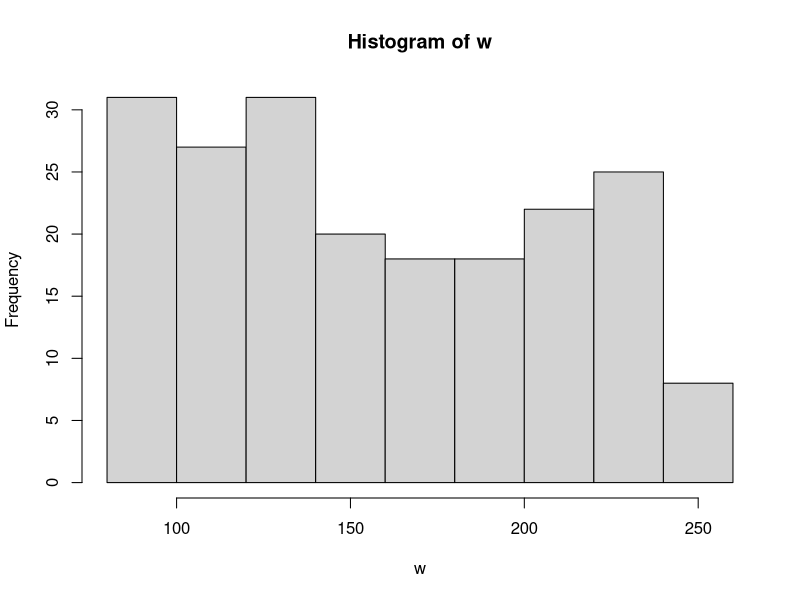
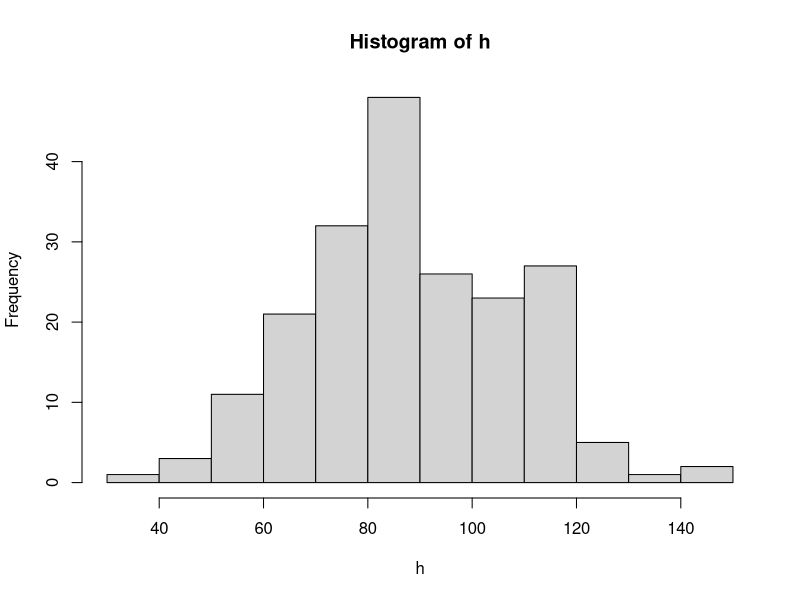
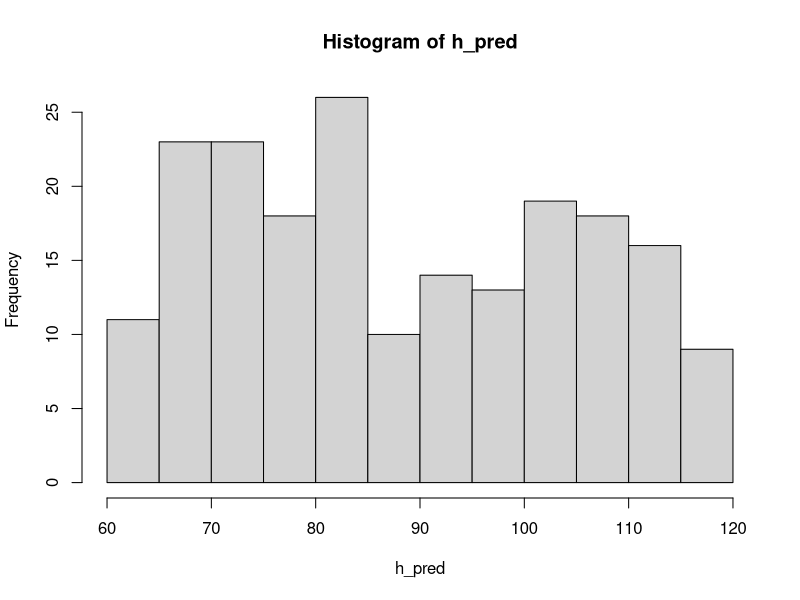
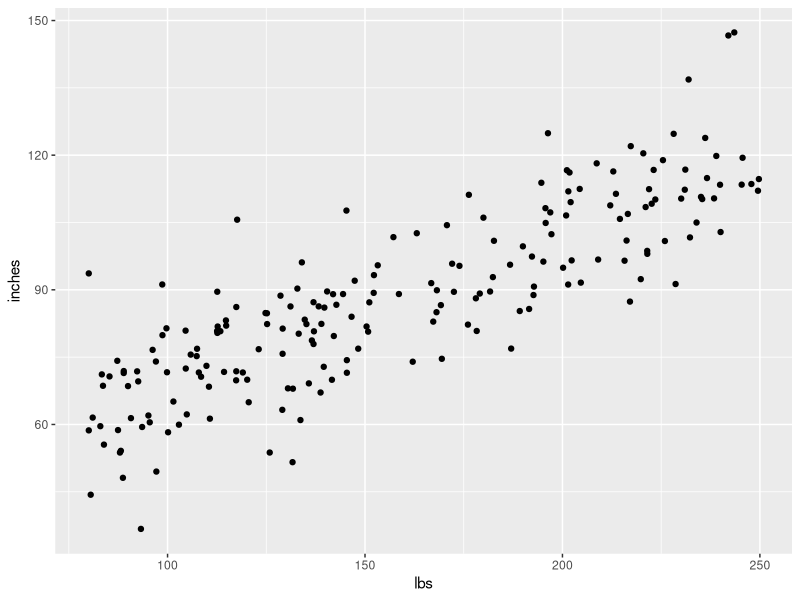
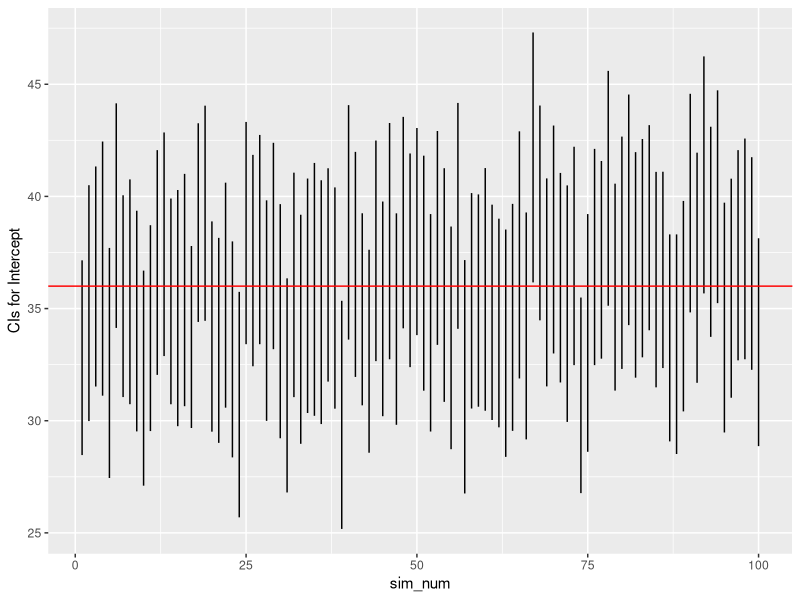
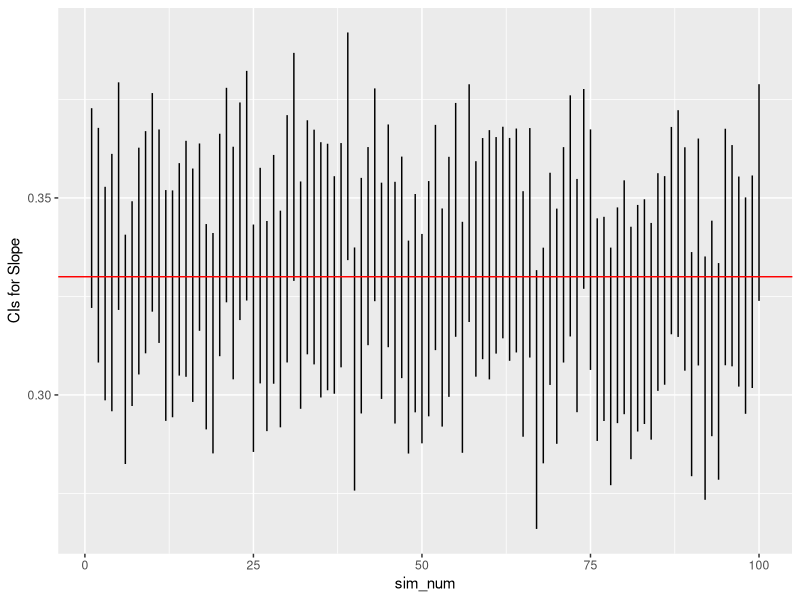
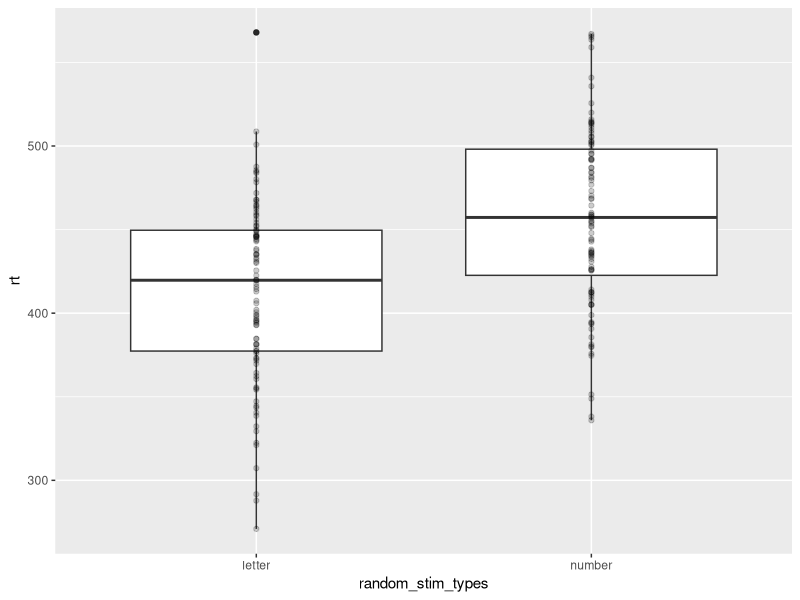
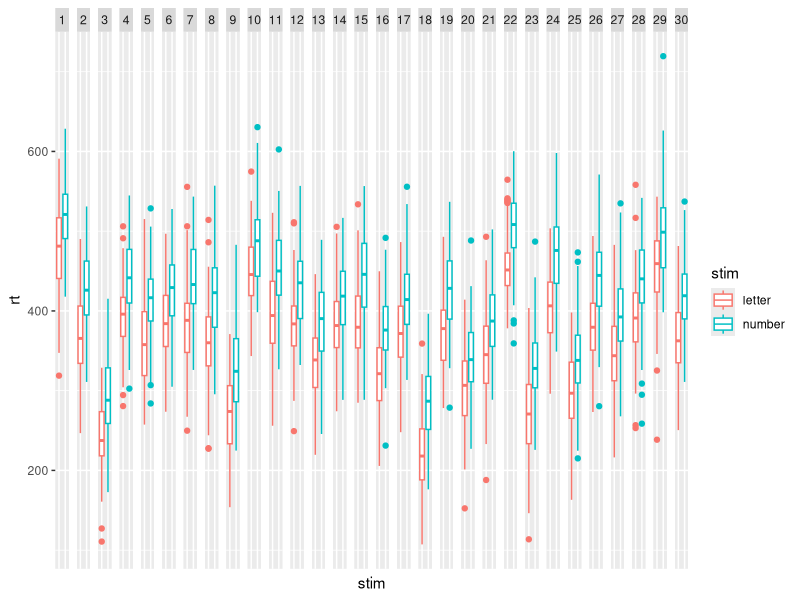

The R source for these figures, in order:
## ---- chunk 1
knitr::opts_chunk$set(echo = FALSE, 
                      fig.align = "center",
                      out.width = "900px",
                      cache = TRUE)
## ---- chunk 2
# choose sample size
sample_n <- 200

# choose intercept and slope
beta0 <- 36   # inches
beta1 <- 0.33  # Rick's guess

# choose standard deviation for error
sigma <- 10 # Rick's guess
## ---- chunk 3
# random weights between 80 lbs and 250 lbs (uniform sampling)
w <- runif(n = sample_n, min = 80, max = 250)

h_pred <- rep(x = beta0, n = sample_n) + beta1 * w
h <- h_pred + rnorm(n = sample_n, mean = 0, sd = sigma)
## ---- chunk 4
library(ggplot2)
library(dplyr)

hist(w)
hist(h)
hist(h_pred)
## ---- chunk 5
# Put h and w into data frame for ggplot
height_weight <- data.frame(inches = h, lbs = w)

# Plot
scatter_1 <- ggplot2::ggplot(data = height_weight) +
  ggplot2::aes(x = lbs, y = inches) +
  ggplot2::geom_point()
scatter_1
## ---- chunk 6

# Could use the raw data
# cor.test(x = w, y = h)
# Or, to use the values in the data frame, use with(...)

with(height_weight, cor.test(x = inches, y = lbs))
## ---- chunk 7
# Save output as a variable
cor_test_inches_lbs <- with(height_weight, cor.test(x = inches, y = lbs))

# What sort of beast is this?
mode(cor_test_inches_lbs)
## ---- chunk 8
# Aha, it's a list, this shows me all of the parts
unlist(cor_test_inches_lbs)

# Looks like the t value is the first element
cor_test_inches_lbs[[1]]
## ---- chunk 9
fit <- lm(formula = inches ~ lbs, data = height_weight)
summary(fit) # Use lm() command to fit formula
(ci <- confint(fit)) # confint() command fits confidence intervals
## ---- chunk 10
# random weights between 80 lbs and 250 lbs (uniform sampling)
w <- runif(n = sample_n, min = 80, max = 250)

h_pred <- rep(x = beta0, n = sample_n) + beta1 * w
h <- h_pred + rnorm(n = sample_n, mean = 0, sd = sigma)
height_weight <- data.frame(inches = h, lbs = w)

fit <- lm(formula = inches ~ lbs, data = height_weight)
summary(fit)
(ci <- confint(fit)) # saves in variable ci and prints
## ---- chunk 11

# define global constants from prior simulation
sample_n = 200
beta0 = 36
beta1 = .33
sigma = 10
min_x = 80
max_x = 250
## ---- chunk 12
height_weight_sim <- function(sample_n = 200, beta0 = 36, beta1 = .33, sigma = 10, min_x = 80, max_x = 250) {
  # Calculates correlation, intercept, slope estimates for
  # linear relation between two variables
  
  # Args:
  #   sample_n: Number of sample poings, default is 200
  #   beta0: Intercept, default is 36 (inches)
  #   beta1: Slope, default is .33
  #   sigma: Standard deviation of error
  #   min_x: Minimum value for x (weight in lbs)
  #   max_x: Maximum value for x (weight in lbs)
  #
  # Returns:
  #   Named array with values
  #   beta0
  #   beta1
  #   beta0.lo: 2.5% quantile for intercept
  #   beta0.hi  97.5% quantile for intercept
  #   beta1.lo  2.5% quantile for slope
  #   beta1.hi  97.5% quantile for slope

  w <- runif(n = sample_n, min = min_x, max = max_x)

  h_pred <- rep(x = beta0, n = sample_n) + beta1 * w
  h <- h_pred + rnorm(n = sample_n, mean = 0, sd = sigma)
  height.weight <- data.frame(inches = h, lbs = w)

  fit <- lm(formula = inches ~ lbs, data = height.weight)
  ci <- confint(fit)
  
  # Create output vector with named values
  (results <- c("beta0" = beta0, 
    "beta1"= beta1, 
    "beta0.lo" = ci[1,1],
    "beta0.hi" = ci[1,2],
    "beta1.lo" = ci[2,1],
    "beta1.hi" = ci[2,2]))
}
## ---- chunk 13
# Defaults only
height_weight_sim()

# Larger sample size
height_weight_sim(sample_n = 500)
## ---- chunk 14
n_simulations = 100
n_vars = 6 # variables height_weight_sim() outputs

# initialize output array
height_weight_sim_data <- array(0, dim=c(n_simulations, n_vars))

# Repeat height_weight_sim() n_simulations times
for (i in 1:n_simulations) { 
  height_weight_sim_data[i,] <- height_weight_sim()
  }
## ---- chunk 15

# Easier to make simulation data a data frame
ht_wt_sims <- as.data.frame(height_weight_sim_data)

# rename variables to be more easily read
names(ht_wt_sims) <- c("beta0", "beta1", 
                       "beta0.lo", "beta0.hi",
                       "beta1.lo", "beta1.hi")

# Add a variable to index the simulation number
ht_wt_sims$sim_num <- 1:n_simulations

# Plot beta0 min and max (now called V3, V4)
ggplot(data = ht_wt_sims) +
  aes(x = sim_num) +
  geom_linerange(mapping = aes(ymin = beta0.lo,
                                ymax = beta0.hi)) +
  ylab("CIs for Intercept") +
  geom_hline(yintercept = beta0, color = "red")
## ---- chunk 16
# Plot beta1 min and max (now called V5, V6)
ggplot(data = ht_wt_sims) +
  aes(x = sim_num) +
  geom_linerange(mapping = aes(ymin = beta1.lo,
                                ymax = beta1.hi)) +
  ylab("CIs for Slope") +
  geom_hline(yintercept = beta1, color = "red")
## ---- chunk 17
# Simulation parameters
n_subs = 30
trials_per_cond = 100

letters_numbers_rt_diff = 50 # ms
rt_mean_across_subs = 350
sigma = 50
cond_labels = c("letter", "number")
cond_rts <- c("letter" = 0, "number" = letters_numbers_rt_diff)

stim_types <- factor(x = rep(x = c(1,2), 
                             trials_per_cond), 
                     labels = cond_labels)

#sample(factor(x=rep(c("letter", "number"), 100)), 200)
random_stim_types <- sample(stim_types, trials_per_cond*length(cond_labels))

mean_sub_rt <- rnorm(n = 1, mean = rt_mean_across_subs, sd = sigma)
trial_rt <- array(0, dim = length(random_stim_types))

# Generate RTs based on trial, condition
for (t in 1:length(random_stim_types)) {
  trial_rt[t] <- mean_sub_rt + cond_rts[random_stim_types[t]] + 
    rnorm(n = 1, mean = 0, sd = sigma)
}

# Make data frame
letter_number_df <- data.frame(trial = 1:length(random_stim_types), 
                               stim = random_stim_types, 
                               rt = trial_rt)

letter_number_df %>%
  ggplot(.) +
  aes(x = random_stim_types, y = rt) +
  geom_boxplot() +
  geom_point(alpha = .2)
## ---- chunk 18
simulate_sub_rt <- function(trials_per_cond = 100,
                            letters_numbers_rt_diff = 50,
                            rt_mean_across_subs = 350, 
                            sigma = 50) {
  
  cond_rts <- c("letter" = 0, 
                "number" = letters_numbers_rt_diff)
  stim_types <- factor(x = rep(x = c(1,2),
                               trials_per_cond), 
                       labels = c("letter", "number"))
  random_stim_types <- sample(stim_types, 2*trials_per_cond)

  mean_sub_rt <- rnorm(n = 1, 
                       mean = rt_mean_across_subs, 
                       sd = sigma)
  trial_rt <- array(0, dim = length(random_stim_types))

  # Generate RTs based on trial, condition
  for (t in 1:length(random_stim_types)) {
    trial_rt[t] <- mean_sub_rt + cond_rts[random_stim_types[t]] +
      rnorm(n = 1, mean = 0, sd = sigma)
    }

  # Make data frame
  letter.number.df <- data.frame(trial = 1:length(random_stim_types), 
                                 stim = random_stim_types, 
                                 rt = trial_rt)
}
## ---- chunk 19
make_sub_rt_df <- function(sub.id) {
  sub_rt_df <- simulate_sub_rt()
  sub_rt_df$sub.id <- sub.id
  sub_rt_df
}

# Use lapply to make separate data frames for all subs
sub_rt_df_list <- lapply(1:n_subs, make_sub_rt_df)

# Use Reduce() with the merge function to make one big file
sub_rt_df_merged <- Reduce(function(x, y) merge(x, y, all=TRUE), sub_rt_df_list)
## ---- chunk 20
ggplot(data = sub_rt_df_merged) +
  aes(x=stim, y=rt, color=stim) +
  geom_boxplot() +
  facet_grid(facets = . ~ as.factor(sub.id)) +
  theme(axis.text.x.bottom = element_blank(),
        axis.ticks.x.bottom = element_blank())
## ---- chunk 21
library(lme4)
fit1 <- lmer(formula = rt ~ stim + (1|sub.id), data = sub_rt_df_merged)
summary(fit1)
## ---- chunk 22
fit2 <- aov(formula = rt ~ stim + Error(as.factor(sub.id)), data = sub_rt_df_merged)
summary(fit2)
## ---- chunk 23
sessionInfo()
